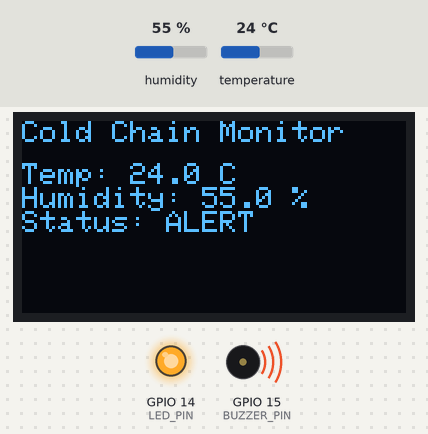
Recording of a sketch running on a simulated ESP32. Parts: 128×64 one-colour display, output pins drawn as LEDs (lit = HIGH), buzzer (waves = sounding). The test bench sets the inputs (shaded band); at power-on: temperature 24 °C, humidity 55 %. What the sketch prints to the serial monitor is not drawn.

Above: at 3.2 s.
3.3 s: temperature set to 8.9 °C
At 4.7 s:
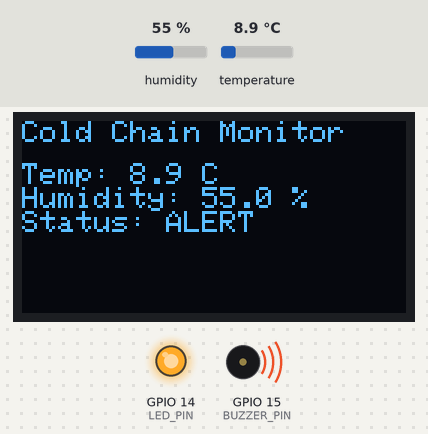
6.0 s: temperature set to 7.3 °C
At 7.3 s:
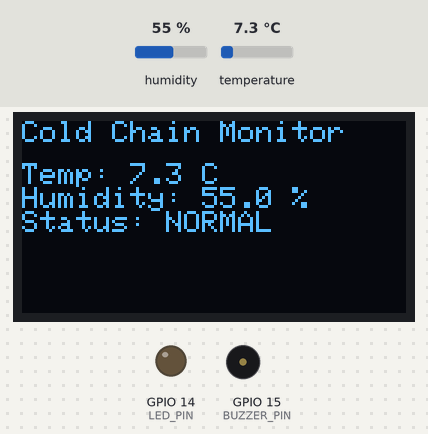
8.7 s: temperature set to 12 °C
At 11.4 s:
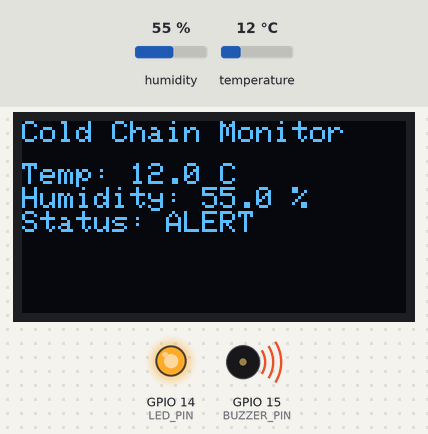
11.7 s: humidity set to 22 %
At 13.0 s:
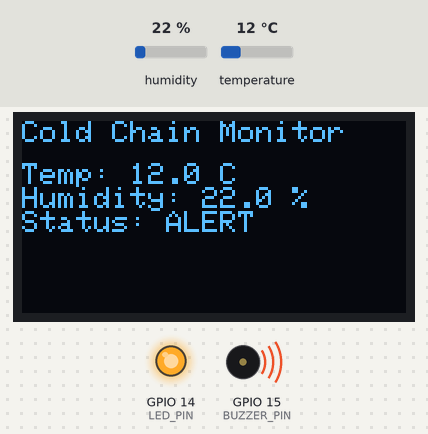
14.4 s: humidity set to 40 %
At 17.1 s:
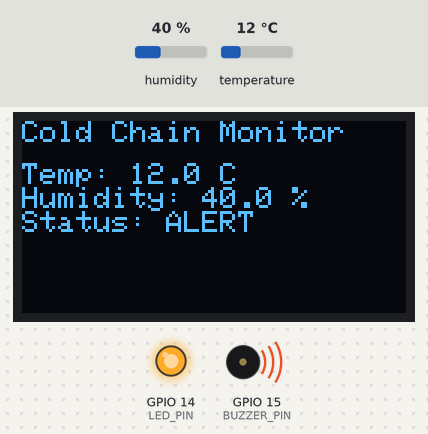
Timing chart, 0 to 18.6 s (numbered marks = the images above; inputs shaded):
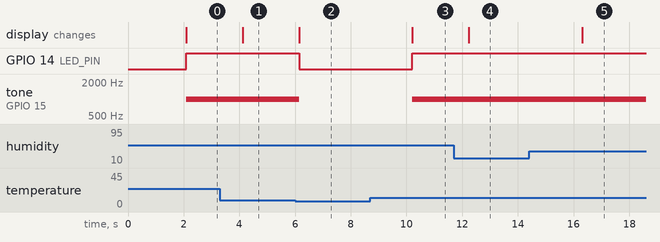

The sketch:

COLD_CHAIN.ino
```cpp
#include <Wire.h>
#include <Adafruit_GFX.h>
#include <Adafruit_SSD1306.h>
#include <Adafruit_Sensor.h>
#include <DHT.h>
#include <DHT_U.h>

// Pin Definitions
#define DHTPIN 25          // DHT sensor data pin
#define DHTTYPE DHT22      // Change to DHT11 if using that model
#define BUZZER_PIN 15      // Passive buzzer signal pin
#define LED_PIN 14         // LED pin
#define OLED_SDA 21        // OLED SDA
#define OLED_SCL 22        // OLED SCL

// Threshold
#define TEMP_THRESHOLD 8.0  // Max allowed temp for cold chain

// OLED Display setup
Adafruit_SSD1306 display(128, 64, &Wire, -1);

// DHT sensor object
DHT dht(DHTPIN, DHTTYPE);

void setup() {
  Serial.begin(115200);

  // Initialize peripherals
  pinMode(LED_PIN, OUTPUT);
  pinMode(BUZZER_PIN, OUTPUT);

  // Start DHT sensor
  dht.begin();

  // Initialize OLED display
  if (!display.begin(SSD1306_SWITCHCAPVCC, 0x3C, OLED_SDA, OLED_SCL)) {
    Serial.println(F("OLED init failed"));
    while (true); // Stop if OLED fails
  }

  display.clearDisplay();
  display.setTextSize(1);
  display.setTextColor(SSD1306_WHITE);
  display.setCursor(0, 0);
  display.println(F("Cold Chain Monitor"));
  display.display();
  delay(2000);
}

void loop() {
  // Read from DHT sensor
  float temp = dht.readTemperature();
  float humidity = dht.readHumidity();

  // Check for read failure
  if (isnan(temp) || isnan(humidity)) {
    Serial.println(F("Failed to read from DHT sensor!"));
    display.clearDisplay();
    display.setCursor(0, 0);
    display.println("Sensor Error");
    display.display();
    delay(2000);
    return;
  }

  bool alert = temp > TEMP_THRESHOLD;

  // Show on OLED
  display.clearDisplay();
  display.setTextSize(1);
  display.setCursor(0, 0);
  display.println(F("Cold Chain Monitor"));

  display.setCursor(0, 14);
  display.setTextSize(1);
  display.print(F("Temp: "));
  display.print(temp, 1);
  display.println(F(" C"));

  display.print(F("Humidity: "));
  display.print(humidity, 1);
  display.println(F(" %"));

  display.print(F("Status: "));
  display.println(alert ? "ALERT" : "NORMAL");

  display.display();

  // Serial Output
  Serial.print("Temperature: ");
  Serial.print(temp);
  Serial.print(" C, Humidity: ");
  Serial.print(humidity);
  Serial.print(" % --> ");
  Serial.println(alert ? "ALERT" : "NORMAL");

  // Alert logic
  if (alert) {
    digitalWrite(LED_PIN, HIGH);
    tone(BUZZER_PIN, 1000);  // 1kHz alert sound
  } else {
    digitalWrite(LED_PIN, LOW);
    noTone(BUZZER_PIN);
  }

  delay(2000);
}
```

Measured:
- the behaviour switches between 8.1 and 8 °C on temperature (found by bisection; images 1 and 2)
- after the input at 3.3 s, the display: changes after 0.82 s (image 1)
- after the input at 6.0 s, GPIO 14 (LED_PIN): HIGH → LOW after 0.15 s; tone on GPIO 15 (BUZZER_PIN): 1000 Hz → silent after 0.15 s; the display: changes after 0.15 s (image 2)
- after the input at 8.7 s, GPIO 14 (LED_PIN): LOW → HIGH after 1.5 s; tone on GPIO 15 (BUZZER_PIN): silent → 1000 Hz after 1.5 s; the display: changes after 1.5 s (image 3)
- after the input at 11.7 s, the display: changes after 0.54 s (image 4)
- after the input at 14.4 s, the display: changes after 1.9 s (image 5)
